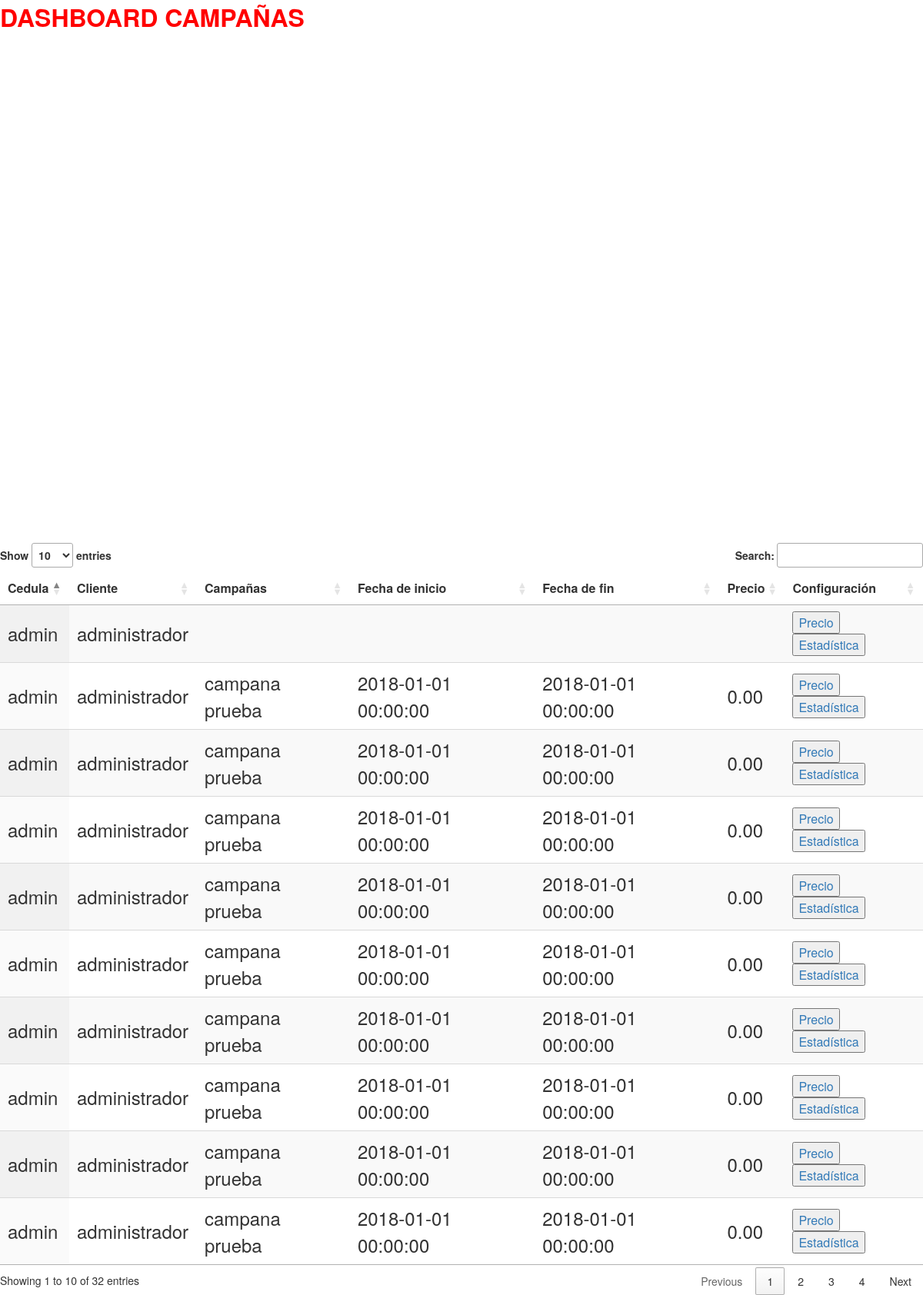
The app's page /gui/dashboardCampanas.php with its own data.
### tables this page shows
CREATE TABLE IF NOT EXISTS `campanas` (
  `CODCAMPANA` int(11) NOT NULL AUTO_INCREMENT,
  `CODUSUARIO` char(10) DEFAULT NULL,
  `TIPOLETRACAMPANA` char(100) DEFAULT NULL,
  `IMAGENCAMPANA` char(100) DEFAULT NULL,
  `GIFCAMPANA` char(100) DEFAULT NULL,
  `BASECAMPANA` char(100) DEFAULT NULL,
  `VIDEOCAMPANA` char(100) DEFAULT NULL,
  `NUMCLIENTESCAMPANA` int(11) DEFAULT NULL,
  `FECHAINICAMPANA` datetime DEFAULT NULL,
  `FECHAFINCAMPANA` datetime DEFAULT NULL,
  `PRECIOCAMPANA` decimal(8,2) DEFAULT NULL,
  `FECHACREACIONCAMPANA` datetime DEFAULT NULL,
  `TITULOCAMPANA` varchar(100) DEFAULT NULL,
  `ESLOGANCAMPANA` varchar(200) DEFAULT NULL,
  PRIMARY KEY (`CODCAMPANA`),
  KEY `FK_EFECTUA` (`CODUSUARIO`),
  CONSTRAINT `FK_EFECTUA` FOREIGN KEY (`CODUSUARIO`) REFERENCES `usuarios` (`CODUSUARIO`)
);

CREATE TABLE IF NOT EXISTS `usuarios` (
  `CODUSUARIO` char(10) NOT NULL,
  `USUARIOUSUARIO` char(30) DEFAULT NULL,
  `CONTRASENAUSUARIO` char(20) DEFAULT NULL,
  `NOMBREUSUARIO` varchar(150) DEFAULT NULL,
  `FECHACREACIONUSUARIO` datetime DEFAULT NULL,
  `IMAGENUSUARIO` char(50) DEFAULT NULL,
  `TIPOUSUARIO` varchar(20) DEFAULT NULL,
  `MAILUSUARIO` varchar(50) DEFAULT NULL,
  PRIMARY KEY (`CODUSUARIO`)
);

### gui/dashboardCampanas.php (the view, shortened to what this page needs)
<?php
require_once('../conexion/conexion.php');
$sql = "select * from campanas";
$sql1 = "select * from usuarios";
?>
<html>
<head>
  <link rel="stylesheet" href="http://maxcdn.bootstrapcdn.com/bootstrap/3.3.7/css/bootstrap.min.css">
  <link href="https://cdn.datatables.net/1.10.16/css/jquery.dataTables.min.css" rel="stylesheet"/>
</head>
    <body>
    <script>$(document).ready(function() {
    $('#example').DataTable();
} );</script>
    <font color="red" size="6"><b>DASHBOARD CAMPAÑAS</b><td></td></font><br><br>
        <table id="example" class="display" style="width:100%">
            <thead>
            <tr>
              <td><b><font>Cedula</font></b></td>
              <td><b><font>Cliente</font></b></td>
              <td><b><font>Campañas</font></b></td>
              <td><b><font>Fecha de inicio</font></b></td>
              <td><b><font>Fecha de fin</font></b></td>
              <td><b><font>Precio</font></b></td>
              <td><b><font>Configuración</font></b></td>
            </tr>
            </thead>
            <tbody>
                    <?php
                      try
                      {
                        $cursor = $conn->query($sql);
                        foreach($cursor as $fila)
                        {
                        ?>
                            <tr>
                            <td style="font-size: 18pt"><?php echo($fila["CODUSUARIO"]); ?></td>
                            <input type="hidden" value="<?php echo($fila["CODCAMPANA"]) ?>" name="codCampana"><br>
                            <?php
                                        $cursor1 = $conn->query($sql1);
                                        foreach($cursor1 as $fila1)
                                        {
                                            if($fila['CODUSUARIO']==$fila1['CODUSUARIO'])
                                            {
                            ?>
                            <td style="font-size: 18pt"><?php echo($fila1["USUARIOUSUARIO"]); ?></td>
                            <?php
                                            }
                                        }
                            ?>
                            <td style="font-size: 18pt"><?php echo($fila["TITULOCAMPANA"]); ?></td>
                            <td style="font-size: 18pt"><?php echo($fila["FECHAINICAMPANA"]); ?></td>
                            <td style="font-size: 18pt"><?php echo($fila["FECHAFINCAMPANA"]); ?></td>
                            <td style="font-size: 18pt"><?php echo($fila["PRECIOCAMPANA"]); ?></td>
                            <td><a><input type="button"  value="Precio" onclick="cargarModalActualizar(<?php echo("'".$fila["CODCAMPANA"]."' , '".$fila["PRECIOCAMPANA"]."'") ?>);" data-toggle="modal" data-target="#eliminar"></a>
                            <a href="../gui/estadistica_reporte.php?id=<?php echo($fila["CODCAMPANA"]);?>"><input type="button" value="Estadística" ></a></td>
                            </tr>
                <?php
                        }
                    }
                    catch(PDOException $e)
                    {
                      echo("Error!; ".$e->getMessage()."<br/>");
                    }
                ?>
                </tbody>
      </table>
      <body>
            </body>
    </body>
</html>

### records on screen
campanas: CODUSUARIO "admin"
usuarios: USUARIOUSUARIO "administrador"
campanas: CODUSUARIO "admin", TITULOCAMPANA "campana prueba", FECHAINICAMPANA "2018-01-01 00:00:00", FECHAFINCAMPANA "2018-01-01 00:00:00", PRECIOCAMPANA "0.00"
campanas: CODUSUARIO "admin", TITULOCAMPANA "campana prueba", FECHAINICAMPANA "2018-01-01 00:00:00", FECHAFINCAMPANA "2018-01-01 00:00:00", PRECIOCAMPANA "0.00"
campanas: CODUSUARIO "admin", TITULOCAMPANA "campana prueba", FECHAINICAMPANA "2018-01-01 00:00:00", FECHAFINCAMPANA "2018-01-01 00:00:00", PRECIOCAMPANA "0.00"
campanas: CODUSUARIO "admin", TITULOCAMPANA "campana prueba", FECHAINICAMPANA "2018-01-01 00:00:00", FECHAFINCAMPANA "2018-01-01 00:00:00", PRECIOCAMPANA "0.00"
campanas: CODUSUARIO "admin", TITULOCAMPANA "campana prueba", FECHAINICAMPANA "2018-01-01 00:00:00", FECHAFINCAMPANA "2018-01-01 00:00:00", PRECIOCAMPANA "0.00"
campanas: CODUSUARIO "admin", TITULOCAMPANA "campana prueba", FECHAINICAMPANA "2018-01-01 00:00:00", FECHAFINCAMPANA "2018-01-01 00:00:00", PRECIOCAMPANA "0.00"
campanas: CODUSUARIO "admin", TITULOCAMPANA "campana prueba", FECHAINICAMPANA "2018-01-01 00:00:00", FECHAFINCAMPANA "2018-01-01 00:00:00", PRECIOCAMPANA "0.00"
campanas: CODUSUARIO "admin", TITULOCAMPANA "campana prueba", FECHAINICAMPANA "2018-01-01 00:00:00", FECHAFINCAMPANA "2018-01-01 00:00:00", PRECIOCAMPANA "0.00"
campanas: CODUSUARIO "admin", TITULOCAMPANA "campana prueba", FECHAINICAMPANA "2018-01-01 00:00:00", FECHAFINCAMPANA "2018-01-01 00:00:00", PRECIOCAMPANA "0.00"
